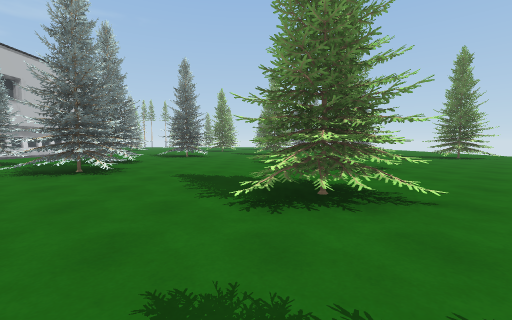
[1] (above)

24 first-person views from a walk through a scene from a Unity 3-D project. The camera is 1.3 m above the floor, tilts 4° down and sees 90° across. The floor is counted in squares, 2 m on a side. Each view is taken from the middle of a square. On the plan, view 1 faces up. The plan holds only what a view shows up to about 9 squares ahead; the rest is blank. The place goes on beyond the plan.

[2]
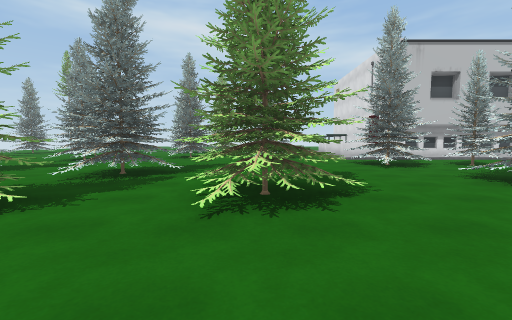

[3]
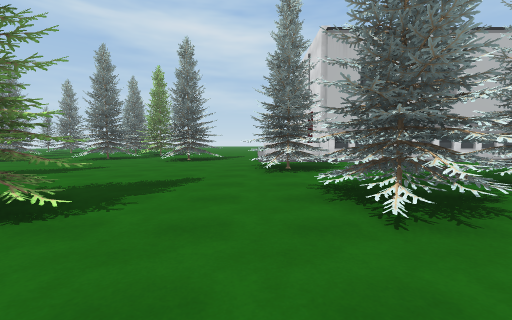

[4]
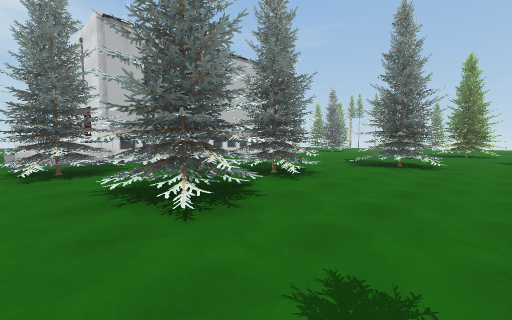

[5]
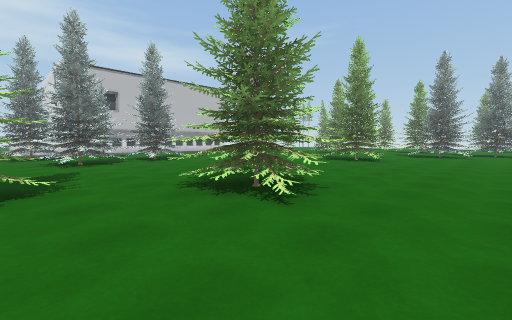

[6]
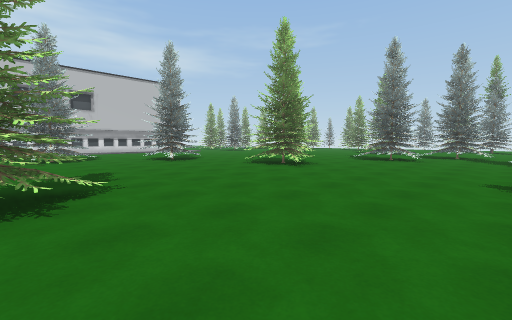

[7]
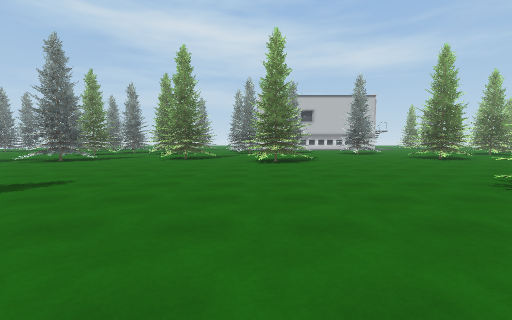

[8]
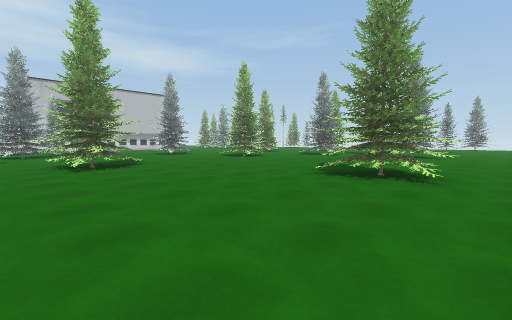

[9]
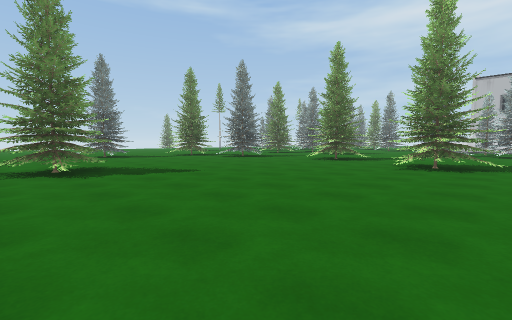

[10]
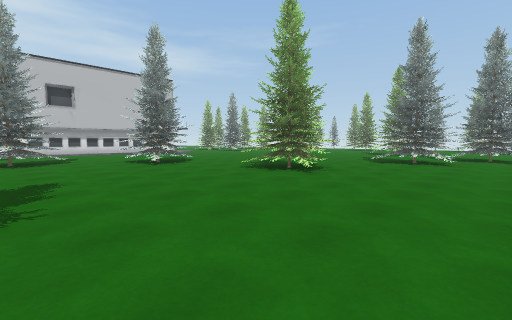

[11]
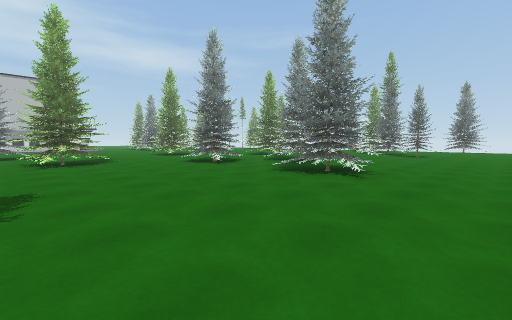

[12]
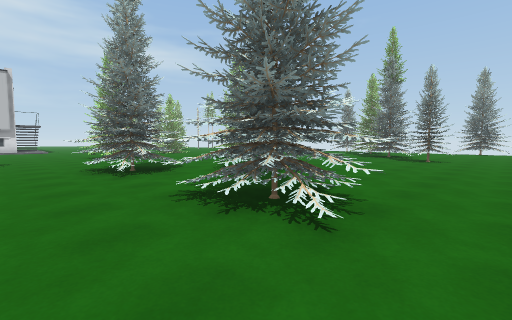

[13]
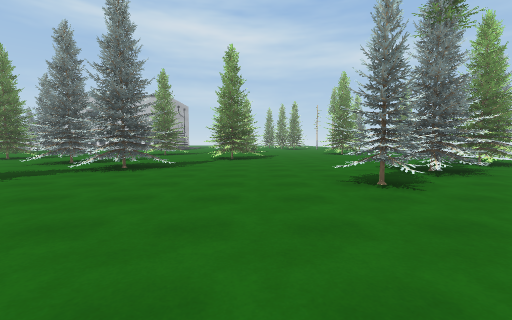

[14]
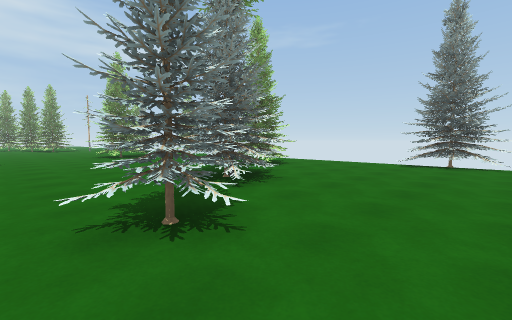

[15]
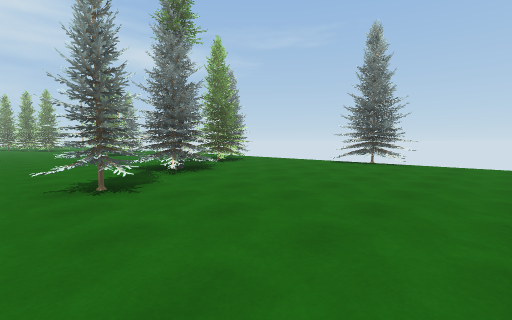

[16]
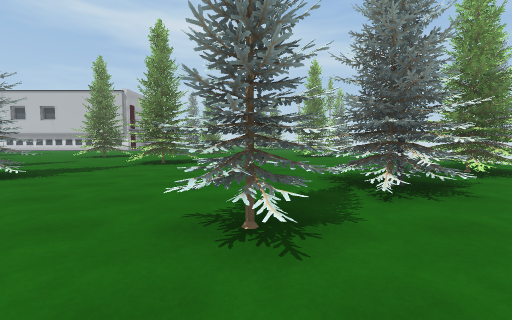

[17]
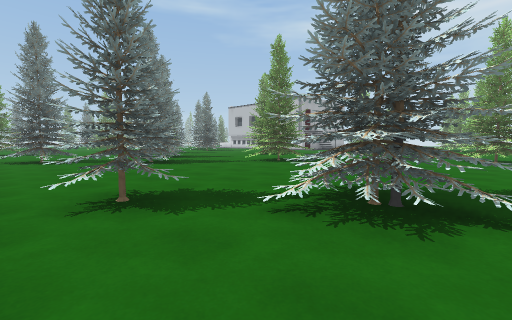

[18]
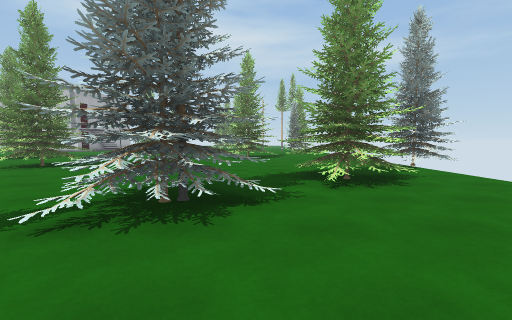

[19]
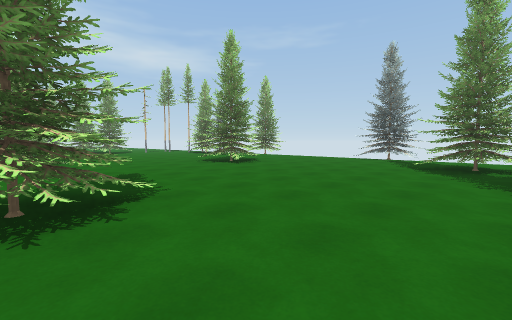

[20]
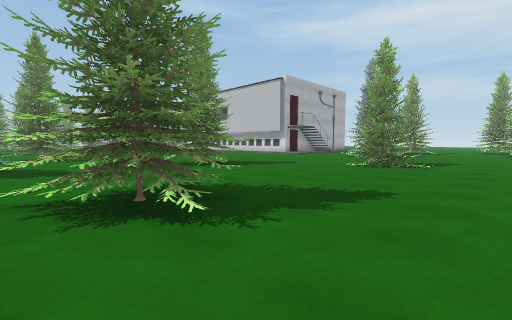

[21]
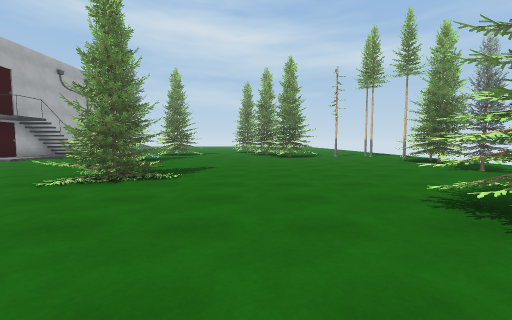

[22]
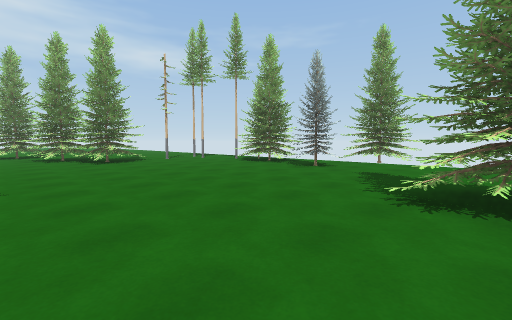

[23]
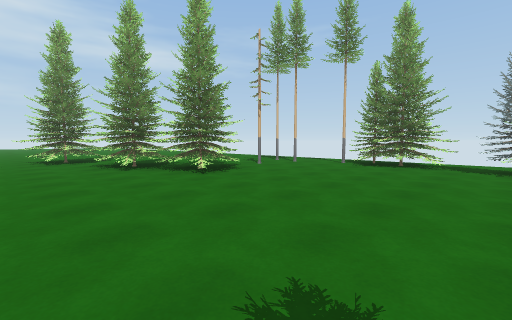

[24]
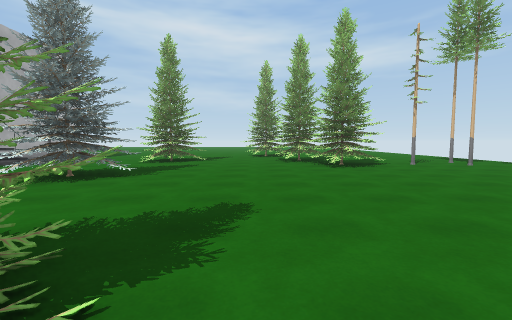

### Floor plan
Key: @ floor where view 1 was taken; # wall or solid block; x gap in a wall; . floor; / step, stairs or slope; = window, fence, low wall or low ledge; ^ raised ledge; B building; T thing the floor can be seen under or through; P pine tree; O other object.
Columns run from 18 left of view 1 to 11 right of it. Each row starts with its distance up from view 1.
 33            ###    ##     ###
 32     ..  .###=     ###....##^..
 31     ...PO#^O....  ............
 30     .PP.^# O.... ....TT.......
 29     ..P........^ ....TT.......
 28     ........../##..... T......
 27    ..##......./##..... TT.....
 26  ..####................T......
 25  x.##^...................O....
 24 ##............................
 23 ............#.....^#..........
 22     #.......##....###........
 21     ##. ##...................
 20     #..###............TT.....
 19      .......  .##.....TT ....
 18       .....    ##...^#.. TT..
 17       B /.      ....##^.TTT..
 16                 ....##...^...
 15     BB         ..............
 14                ...^#.........
 13         B     ....###........
 12         B    .##^............
 11         B.  ..###.........#..
 10         B.................##.
  9         B....##..............
  8         B....##.....^........
  7       BBB..O.^^.....##.......
  6         B.^ ..##....##........
  5      BB B.##^x##.............
  4         /.## .....^#.........
  3         /.........##^........
  2         #.....^# .##...... #.
  1         #.....##^.........###
  0         ......^...@ =......^.
 -1         ....##.#    ##.  ....

Where each view was taken, in squares from view 1:
view 1: 0 up, 0 right, facing up
view 2: 1 up, 0 right, facing left
view 3: 4 up, 1 left, facing left
view 4: 4 up, 1 left, facing up-left
view 5: 4 up, 5 right, facing up-left
view 6: 7 up, 6 right, facing up-left
view 7: 6 up, 11 right, facing left
view 8: 5 up, 10 right, facing up-left
view 9: 8 up, 10 right, facing down-left
view 10: 8 up, 5 right, facing up-left
view 11: 12 up, 10 right, facing up-left
view 12: 15 up, 9 right, facing up-left
view 13: 23 up, 11 right, facing left
view 14: 24 up, 9 right, facing up-left
view 15: 24 up, 11 right, facing up-left
view 16: 25 up, 9 right, facing left
view 17: 28 up, 8 right, facing down-left
view 18: 28 up, 8 right, facing left
view 19: 22 up, 4 right, facing up-left
view 20: 25 up, 2 right, facing down-left
view 21: 25 up, 1 left, facing left
view 22: 24 up, 3 left, facing up-left
view 23: 23 up, 7 left, facing up-left
view 24: 24 up, 5 left, facing left
